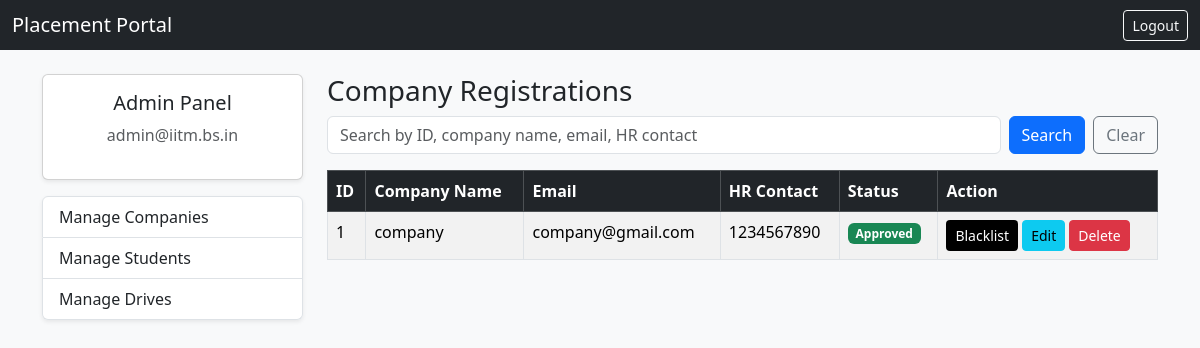
The app's page /admin/companies (signed in), older data.
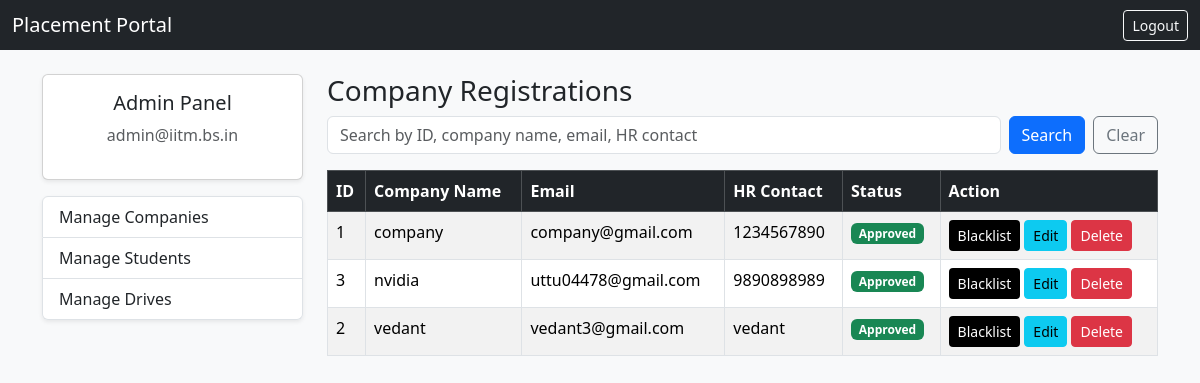
The same page, newer data.
### dp.py (models this page shows)
class Company(db.Model):
    __tablename__ = "companies"
    id = db.Column(db.Integer, primary_key=True)
    user_id = db.Column(
        db.Integer, db.ForeignKey("users.id"), nullable=False
    )
    company_name = db.Column(db.String(150), nullable=False)
    hr_contact = db.Column(db.String(100))
    website = db.Column(db.String(150))
    status = db.Column(db.String(20), default="Pending")
    blacklisted = db.Column(db.Boolean, default=False)

class User(UserMixin, db.Model):
    __tablename__ = "users"
    id = db.Column(db.Integer, primary_key=True)
    email = db.Column(db.String(120), unique=True, nullable=False)
    password = db.Column(db.String(200), nullable=False)
    role = db.Column(db.String(20), nullable=False)
    student_profile = db.relationship(
        "Student", backref="user"
    )
    company_profile = db.relationship(
        "Company", backref="user"
    )

### app.py (the view, shortened to what this page needs)
@app.route("/admin/companies")
@login_required
def admin_companies():
    if current_user.role != "admin":
        abort(403)
    search_query = request.args.get("q", "").strip()
    query = Company.query.join(User, Company.user_id == User.id)
    companies = query.order_by(Company.company_name.asc()).all()
    return render_template(
        "admin_company.html",
        companies=companies,
        search_query=search_query
    )

### app.py (called while the page is built)
@login_manager.user_loader
def load_user(user_id):
    return User.query.get(int(user_id))

### templates/admin_company.html (shortened to what this page needs)
{% extends "admin.html" %}
{% block admin_content %}
<h3>Company Registrations</h3>
<form method="GET" action="/admin/companies" class="d-flex gap-2 mb-3">
    <input
        type="text"
        name="q"
        value="{{ search_query if search_query else '' }}"
        class="form-control"
        placeholder="Search by ID, company name, email, HR contact">
    <button class="btn btn-primary" type="submit">Search</button>
    <a href="/admin/companies" class="btn btn-outline-secondary">Clear</a>
</form>
<table class="table table-bordered table-striped">
    <thead class="table-dark">
        <tr>
            <th>ID</th>
            <th>Company Name</th>
            <th>Email</th>
            <th>HR Contact</th>
            <th>Status</th>
            <th>Action</th>
        </tr>
    </thead>
    <tbody>
        {% for company in companies %}
        <tr>
            <td>{{ company.id }}</td>
            <td>{{ company.company_name }}</td>
            <td>{{ company.user.email }}</td>
            <td>{{ company.hr_contact }}</td>
            <td>
                {% if company.status == "Pending" %}
                <span class="badge bg-warning">Pending</span>
                {% elif company.status == "Approved" %}
                <span class="badge bg-success">Approved</span>
                {% elif company.status == "Rejected" %}
                <span class="badge bg-danger">Rejected</span>
                {% elif company.blacklisted %}
                <span class="badge bg-black">Blacklisted</span>
                {% endif %}
            </td>
            <td>
                <div class="d-flex flex-row gap-1">
                {% if company.status == "Pending" %}
                <form method="POST" action="/admin/companies/approve/{{ company.id }}">
                    <button class="btn btn-sm btn-success">
                        Approve
                    </button>
                </form>
                <form method="POST" action="/admin/companies/reject/{{ company.id }}">
                    <button class="btn btn-sm btn-outline-danger">
                        Reject
                    </button>
                </form>
                {% elif company.status == "Approved" %}
                <form method="POST" action="/admin/companies/blacklist/{{ company.id }}">
                    <button class="btn btn-sm bg-black text-white">
                        Blacklist
                    </button>
                </form>
                {% elif company.blacklisted %}
                <form method="POST" action="/admin/companies/unblacklist/{{ company.id }}">
                    <button class="btn btn-sm btn-secondary">
                        Unblacklist
                    </button>
                </form>
                {% elif company.status == "Rejected" %}
                <form method="POST" action="/admin/companies/approve/{{ company.id }}">
                    <button class="btn btn-sm btn-success">
                        Approve
                    </button>
                </form>
                {% endif %}
                <a href="/admin/companies/edit/{{ company.id }}" class="btn btn-sm btn-info">
                    Edit
                </a>
                <form method="POST" action="/admin/companies/delete/{{ company.id }}" >
                    <button class="btn btn-sm btn-danger"
                            onclick="return confirm('Delete this company, its drives, and all related applications?');">
                        Delete
                    </button>
                </form>
                </div>
            </td>
        </tr>
        {% endfor %}
    </tbody>
</table>
{% endblock %}

Row changes from the older to the newer data that the page shows:
added Company: id "3", company_name "nvidia", user.email "uttu04478@gmail.com", hr_contact "9890898989", status "Approved"
added Company: id "2", company_name "vedant", user.email "vedant3@gmail.com", hr_contact "vedant", status "Approved"
